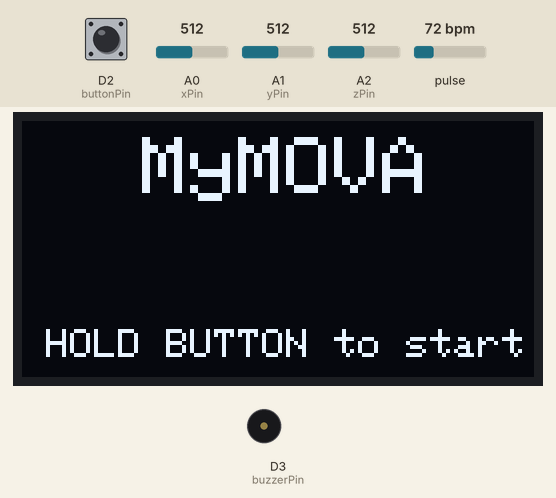
A sketch run on a simulated Arduino Uno R4 WiFi. Parts: 128×64 one-colour display, buzzer (waves = sounding, pin HIGH). The inputs (shaded band) are chosen by the test bench; at power-on: D2 (buttonPin) LOW, pulse 72 bpm, A0 (xPin) = 512, A1 (yPin) = 512, A2 (zPin) = 512. EEPROM starts erased; what the sketch prints to the serial monitor is not drawn.

Above: at 1.2 s.
1.3 s: D2 (buttonPin) pulled HIGH for 1 s
At 2.1 s:
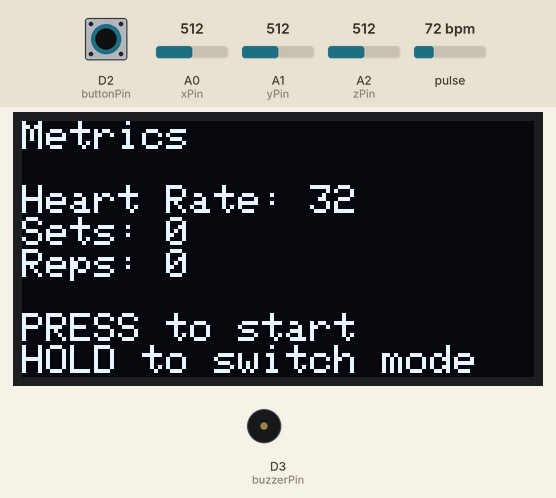
5.3 s: D2 (buttonPin) pulled HIGH for 0.15 s
At 7.0 s:
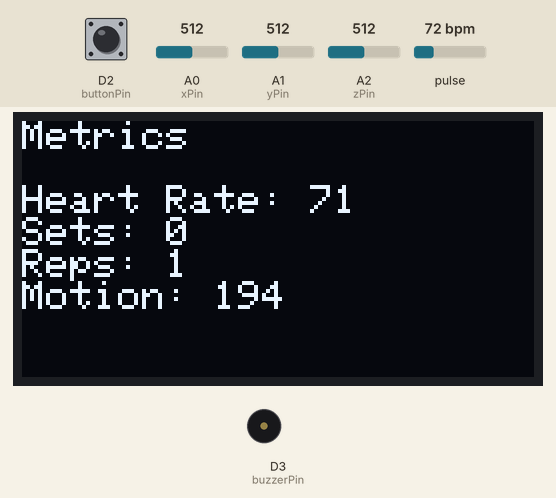
7.3 s: D2 (buttonPin) pulled HIGH for 3.2 s
At 9.0 s:
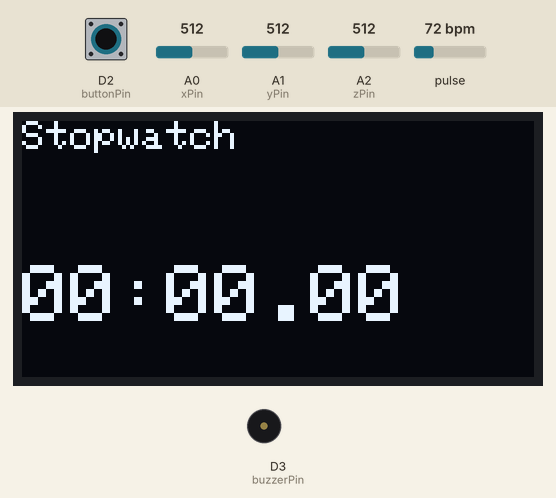
12.0 s: D2 (buttonPin) pulled HIGH for 1 s
At 13.3 s:
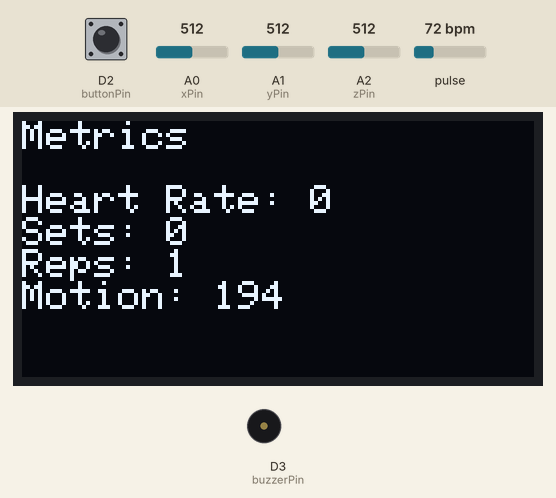
15.0 s: pulse set to 42 bpm
At 16.9 s:
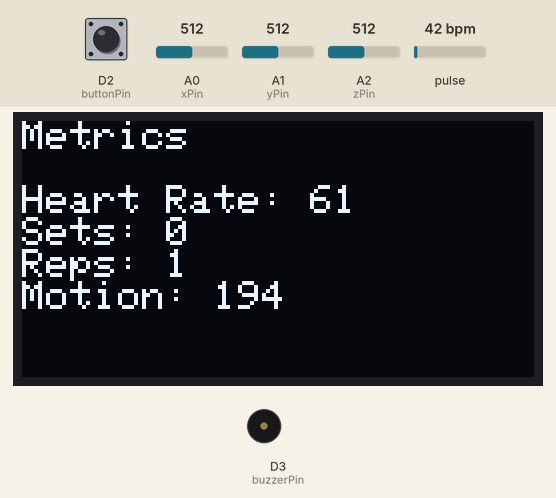
18.0 s: A0 (xPin) set to 716
At 19.1 s:
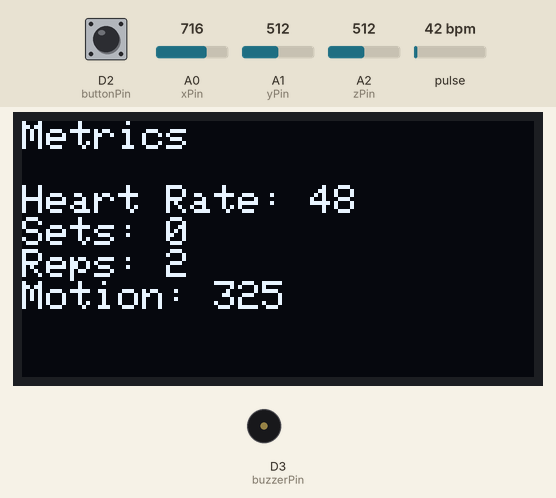
Timing chart, 0 to 21.0 s (numbered marks = the images above; inputs shaded):
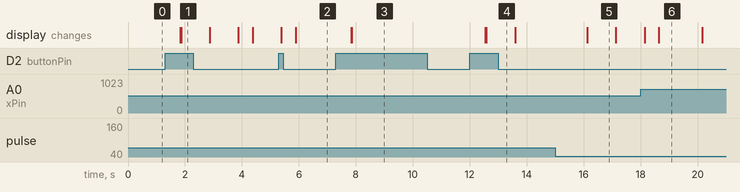

Measured:
- after the input at 1.3 s, the display: first changes after 0.53 s (image 1 shows a later state)
- after the input at 5.3 s, the display: first differs from a run without the input after 0.59 s (image 2)
- after the input at 7.3 s, the display: first changes after 0.53 s (image 3 shows a later state)
- after the input at 12.0 s, the display: first changes after 0.55 s (image 4 shows a later state)
- after the input at 15.0 s, the display: changes after 1.1 s (image 5)
- what the display in image 5 shows lasts 1.0 s, from 16.1 s to 17.1 s
- what the display in image 6 shows lasts 1.6 s, from 18.6 s to 20.2 s

The sketch:

mymova.ino
```cpp
#include <cmath>

#include <Wire.h>
#include "MAX30105.h"
#include "heartRate.h"

#include <Adafruit_GFX.h>
#include <Adafruit_SSD1306.h>

#include "EEPROM.h"
#include "RTC.h"

MAX30105 particleSensor;

const int buttonPin = 2;
const int buzzerPin = 3;

// X is in direction of USB port (lengthwise)
// Y is in direction of broadside (widthwise)
// Z is up and down

const int xPin = A0;
const int yPin = A1;
const int zPin = A2;

// Ooximeter
const long FINGER_THRESHOLD = 50000; // IR below this = no finger

const byte RATE_SIZE = 4;
byte rates[RATE_SIZE];
byte rateSpot = 0;
byte rateCount = 0;
long lastBeat = 0;
int beatAvg = 0;
unsigned long lastPrint = 0; // FOR OXIMETER SENSOR

// Accelerometer
int x{0};
int y{0};
int z{0};

double norm{0};
double normPrev{0};

unsigned long lastSample_accel{0};
unsigned long lastRep{0};
int lastBPM{0};

int reps{0};
bool trackSet{false};
int sets{0};

bool firstTime{true};

// OLED
const int SCREEN_WIDTH{128};
const int SCREEN_HEIGHT{64};
const int OLED_ADDR{0x3C};
const unsigned long I2C_HZ{400000UL};

int lastButton = LOW;
int mode = -1; // -1 for start screen only
bool button{false};
bool timeHold{false};
unsigned long buttonTimer_initial{0};
unsigned long buttonTimer{0};

// STOPWATCH
unsigned long stopwatch{0};
bool stopwatchRunning{false};

// CLOCK
unsigned long lastClock{0};


Adafruit_SSD1306 display(SCREEN_WIDTH, SCREEN_HEIGHT, &Wire, -1);


void resetReadings() {
  rateSpot = 0;
  rateCount = 0;
  lastBeat = 0;
  beatAvg = 0;
}

void setup() {

  Serial.begin(115200); // output to computer
  unsigned long bootStart = millis();
  while (!Serial && millis() - bootStart < 3000) {}

  pinMode(buttonPin, INPUT);
  pinMode(buzzerPin, OUTPUT);

  if (!particleSensor.begin(Wire, I2C_SPEED_STANDARD)) {
    std::exit(0);
  }

  particleSensor.setup();                    // default settings
  particleSensor.setPulseAmplitudeRed(0x0A); // low red LED
  particleSensor.setPulseAmplitudeGreen(0);  // green off
  particleSensor.shutDown();                 // start in the "off" state

  if (!display.begin(SSD1306_SWITCHCAPVCC, 0x3C)) {
    std::exit(0);
  }

  display.clearDisplay();
  display.setTextSize(2);
  display.setCursor(30, 4);
  display.setTextColor(SSD1306_WHITE);

  display.println(F("MyMOVA"));
  display.setTextSize(1);
  display.println(F("\n\n\n\n HOLD BUTTON to start"));

  display.display();

  RTC.begin(); // RESET START TIME TO DATE UPON LAUNCH (its hard coded)
  /*
  RTCTime startTime(22, Month::NOVEMBER, 2026, 17, 51, 00, DayOfWeek::SUNDAY, SaveLight::SAVING_TIME_INACTIVE);
  RTC.setTime(startTime);
  */

  int totalInts{1 + EEPROM.read(0) * 2};

  // OUTPUT DATA
  for (int address = 0; address < totalInts * 4; address += 4) {
    int value{0};
    int zero{0};

    EEPROM.get(address, value);

    Serial.println(value);
    EEPROM.put(address, zero);
  }
}


void loop() {
  button = digitalRead(buttonPin);

  if (button == HIGH && lastButton == LOW) {
    timeHold = true;
    buttonTimer_initial = millis();
  }

  if (timeHold) {
    buttonTimer = millis() - buttonTimer_initial;

    if (button == LOW) { // SHORT PRESS
      firstTime = false;
      timeHold = false;
      buttonTimer = 0;

      if (mode == 1) {
        trackSet = !trackSet;
        if (!trackSet) {
          trackSet = false;
          norm = 0;

          if (reps > 0) {
            EEPROM.put(4 + sets * 2, reps);
            EEPROM.put(8 + sets * 2, lastBPM);

            sets++;
            EEPROM.put(0, sets);
          }
        } else {
          reps = 0;

        }

      } else if (mode == 2) {
        if (stopwatchRunning) {
          stopwatch = millis() - stopwatch; // convert start time -> elapsed time
          stopwatchRunning = false;

        } else if (!stopwatchRunning && stopwatch == 0) {
          stopwatch = millis();
          stopwatchRunning = true;

        } else {
          stopwatch = 0;

        }
      }
    }
  }

  if (button == HIGH && buttonTimer > 500) { // switch modes for long press
    mode++;
    if (mode >= 3) { // 3 modes: clock, metrics, timer
      mode = 0;
    }

    if (mode == 0) { // hang clock (it doesn't work)
      mode++;
    }


    timeHold = false;
    buttonTimer = 0;

    resetReadings();
    if (mode == 1) {
      particleSensor.wakeUp();
    } else {
      particleSensor.shutDown();
    }

    display.clearDisplay();
    display.setCursor(0, 0);

    switch (mode) {
      case 0:
        display.print("Clock");
        break;

      case 1:
        display.print("Metrics");
        break;

      case 2:
        firstTime = false;
        display.print("Stopwatch");
        break;
    }

    display.display();

    /* Generate tone upon switching mode

    tone(buzzerPin, 660);
    delay(50);
    noTone(buzzerPin);
    tone(buzzerPin, 990);
    delay(50);
    noTone(buzzerPin);
    */

  }


  switch (mode) {
    case 0: {

      if (millis() - lastClock > 1000) { // change to alter update frequency
        lastClock = millis();

        RTCTime currentTime;
        RTC.getTime(currentTime);

        display.setCursor(20, 24);
        display.fillRect(0, 8, 128, 64, SSD1306_BLACK);

        display.setTextSize(3);

        display.print(currentTime.getHour());
        display.print(":");

        if (currentTime.getMinutes() < 9) {
          display.print(0);
        }
        display.print(currentTime.getMinutes());
        display.setTextSize(1);

        display.display();
      }
      break;
    }
    case 1: {
      long irValue = particleSensor.getIR();

      if (irValue < FINGER_THRESHOLD) {
        resetReadings();

      } else if (checkForBeat(irValue)) {
        long delta = millis() - lastBeat;
        lastBeat = millis();
        float bpm = 60 / (delta / 1000.0);

        if (bpm > 20 && bpm < 255) {
          rates[rateSpot++] = (byte)bpm;
          rateSpot %= RATE_SIZE;
          if (rateCount < RATE_SIZE) {
            rateCount++;
          }

          int sum = 0;
          for (byte i = 0; i < rateCount; i++) {
            sum += rates[i];
            beatAvg = sum / rateCount;
          }
        }
      }

      x = analogRead(A0);
      y = analogRead(A1);
      z = analogRead(A2);

      if (trackSet) {
        if (reps > 1 && millis() - lastRep > 10000) { // Detect break
          trackSet = false;
          norm = 0;

          if (reps > 0) {
            EEPROM.put(4 + sets * 2, reps);
            EEPROM.put(8 + sets * 2, lastBPM);

            sets++;
            EEPROM.put(0, sets);
          }
        }

        if (millis() - lastSample_accel > 200) {

          lastSample_accel = millis();
          norm = std::sqrt((x * x) + (y * y) + (z * z)) - 693; // 693 is calibration const
          if (millis() - lastRep > 500 && norm - normPrev > 0 && abs(norm - normPrev) > 35) {
            lastRep = millis();
            lastBPM = beatAvg;

            reps++;
          }
          normPrev = norm;
        }
      }


      // ---- Status print twice per second ----
      if (millis() - lastPrint > 500) {
        lastPrint = millis();
        display.setCursor(0, 16);
        display.fillRect(0, 8, 128, 64, SSD1306_BLACK);

        display.setTextSize(1);
        display.print(F("Heart Rate: "));
        display.println(beatAvg);

        display.print(F("Sets: "));
        display.println(sets);

        display.print(F("Reps: "));
        display.println(reps);

        if (trackSet) {
          display.print(F("Motion: "));
          display.println(static_cast<int>(std::round(norm)));

        } else if (firstTime) {
          display.println(F("\nPRESS to start"));
          display.println(F("HOLD to switch mode"));
        }

        display.setTextSize(1);
        display.display();
      }

      break;
    }
    case 2: {
      unsigned long t = stopwatchRunning ? (millis() - stopwatch) : stopwatch;

      unsigned long totalSec = t / 1000;
      unsigned int minutes = totalSec / 60;
      unsigned int seconds = totalSec % 60;
      unsigned int centis  = (t % 1000) / 10;

      char buf[16];
      snprintf(buf, sizeof(buf), "%02u:%02u.%02u", minutes, seconds, centis);

      display.setCursor(0, 4);
      display.fillRect(0, 8, 128, 64, SSD1306_BLACK);

      display.setTextSize(2);
      display.println(F("\n"));
      display.print(buf);
      display.setTextSize(1);

      display.display();
      break;
    }


  }

  lastButton = button;

}
```
